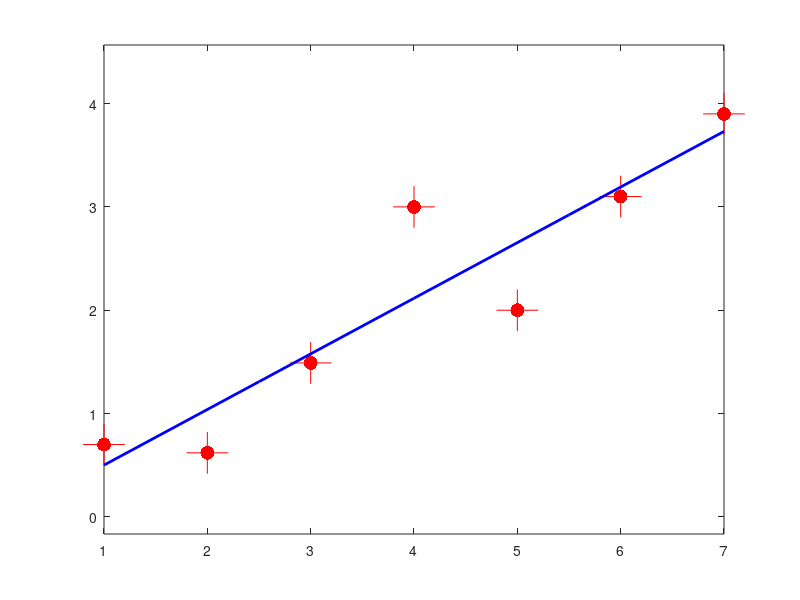

Source code (MATLAB):
clc
clear all

lwidth=2;
fsize=20;
msize=30;

t1 =1;
t2 =2;
t3=3;
t4=4;
t5=5;
t6=6;
t7=7;
tvec=[t1 t2 t3 t4 t5 t6 t7].';
m1= 0.7;
m2=0.62;
m3=1.49;
m4=3;
m5=2;
m6=3.1;
m7=3.9;
mvec=[m1 m2 m3 m4 m5 m6 m7].';

figure(1)
clf
plot(tvec,mvec,'r+','markersize',msize)
hold on
plot(tvec,mvec,'r.','markersize',msize)
axis equal

A=[...
    t1 1;...
    t2 1;...
    t3 1;...
    t4 1;...
    t5 1;...
    t6 1;...
    t7 1];

v=mvec;

result = A\v;
a=result(1);
b=result(2);

tplot = linspace(t1,t7,5);
mplot = a*tplot+b;
plot(tplot,mplot,'b','LineWidth',lwidth)

